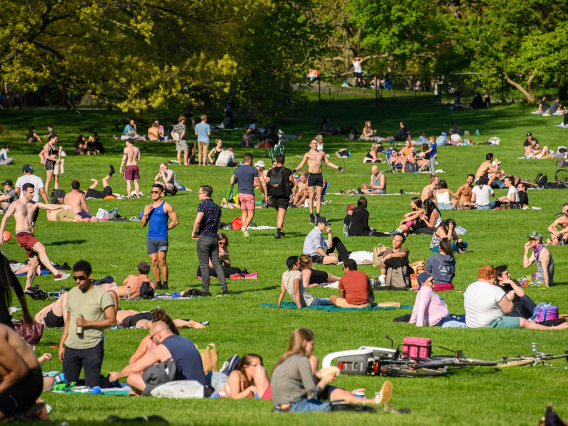
#> input picture SelfPractice&Tutorial/Resources/Image/park.jfif, 1136 x 852 px, found by its file name (shown at 1/2 size)
$ python 11_Masking.py
#> lines starting #> are read from the running program, lines starting #| are printed output that depends on the picture; after the words box and inside, x2 and y2 are one past the last pixel; in counts of white or black regions, pixels touching at a corner belong together
import cv2 as cv
import numpy as np

img = cv.imread("D:/Programming/Python_Projects/Computer_Vision/Resources/Image/park.jfif")
#> img is the input picture: shape (852, 1136, 3); mean B, G, R 52.2, 104.8, 99.8
cv.imshow('Park', img)

blank = np.zeros(img.shape[:2], dtype='uint8')
# cv.imshow('Blank Image', blank)

circle = cv.circle(blank.copy(), (img.shape[1]//2 + 45,img.shape[0]//2), 100, 255, -1)

rectangle = cv.rectangle(blank.copy(), (70,150), (370,370), 255,-1)

weird_shape = cv.bitwise_or(circle,rectangle)
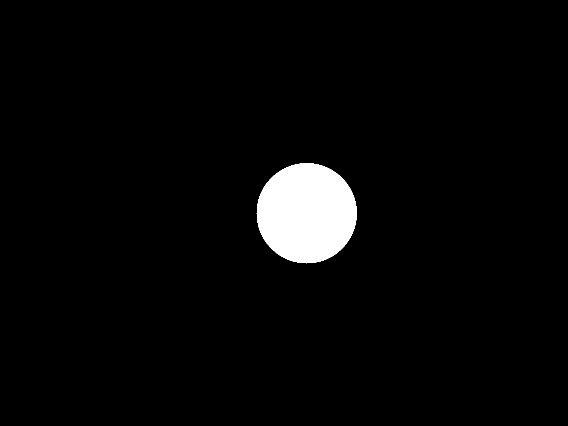
#> circle: shape (852, 1136) (shown at 1/2 size); 3.2% white; 1 white region, box (x1, y1, x2, y2) and area: (513, 326, 714, 527) 31417
# cv.imshow('Weird Shape', weird_shape)

masked = cv.bitwise_and(img,img,mask=weird_shape)
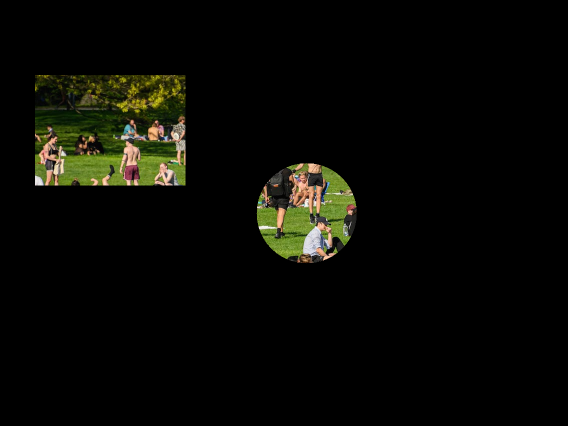
#> masked: shape (852, 1136, 3) (shown at 1/2 size); mean B, G, R 4.7, 9.5, 9.2
cv.imshow('Weird Shaped Masked Image', masked)

cv.waitKey(0)

$ run again, with SelfPractice&Tutorial/Resources/Image/8_people.jpg saved as SelfPractice&Tutorial/Resources/Image/park.jfif
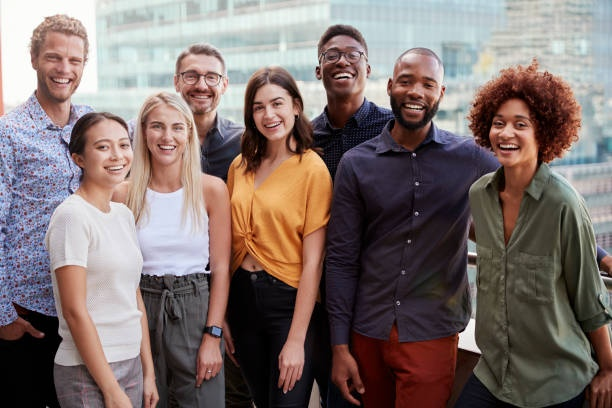
#> input picture SelfPractice&Tutorial/Resources/Image/8_people.jpg, 612 x 408 px, found by its file name
#> img is the input picture: shape (408, 612, 3); mean B, G, R 109.5, 112.6, 126.9
#> `weird_shape = cv.bitwise_or(circle,rectangle)`:
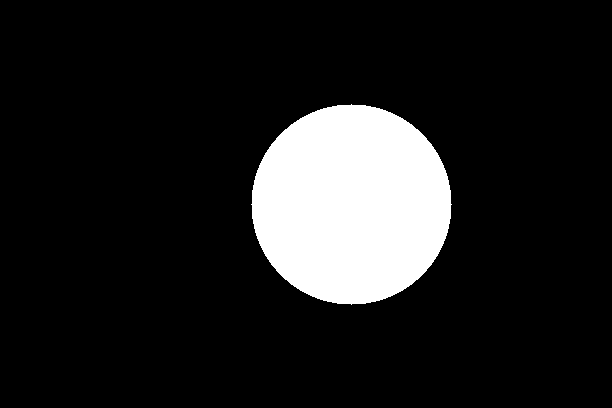
#> circle: shape (408, 612); 12.6% white; 1 white region, box (x1, y1, x2, y2) and area: (251, 104, 452, 305) 31417
#> `masked = cv.bitwise_and(img,img,mask=weird_shape)`:
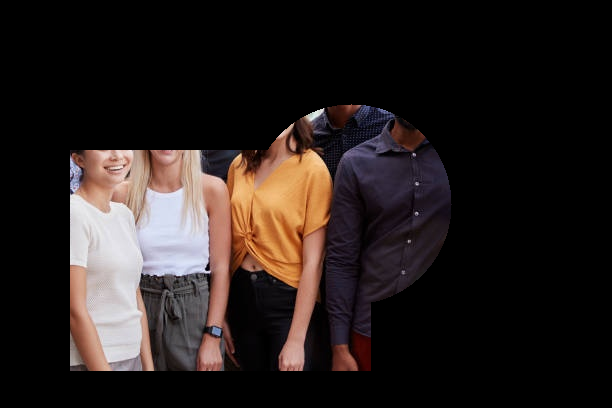
#> masked: shape (408, 612, 3); mean B, G, R 29.1, 31.1, 38.9

$ run again, with SelfPractice&Tutorial/Resources/Image/colorful_view.jpg saved as SelfPractice&Tutorial/Resources/Image/park.jfif
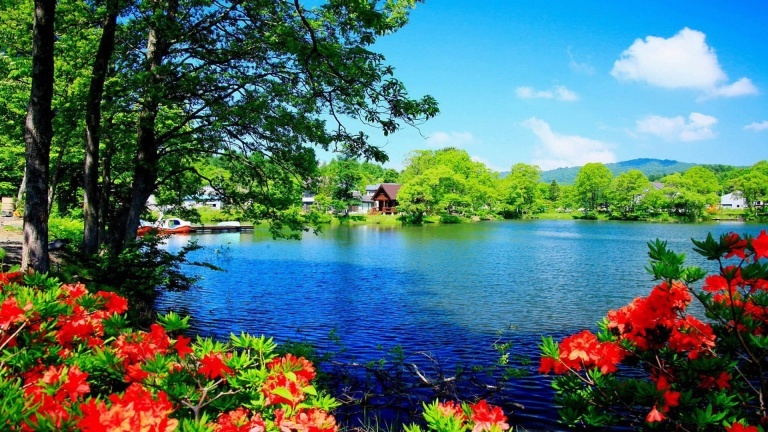
#> input picture SelfPractice&Tutorial/Resources/Image/colorful_view.jpg, 768 x 432 px, found by its file name
#> img is the input picture: shape (432, 768, 3); mean B, G, R 107.7, 111.7, 77.7
#> `weird_shape = cv.bitwise_or(circle,rectangle)`:
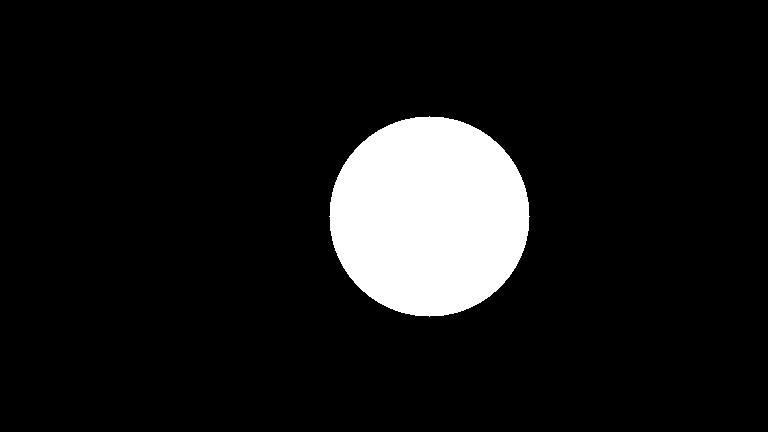
#> circle: shape (432, 768); 9.5% white; 1 white region, box (x1, y1, x2, y2) and area: (329, 116, 530, 317) 31417
#> `masked = cv.bitwise_and(img,img,mask=weird_shape)`:
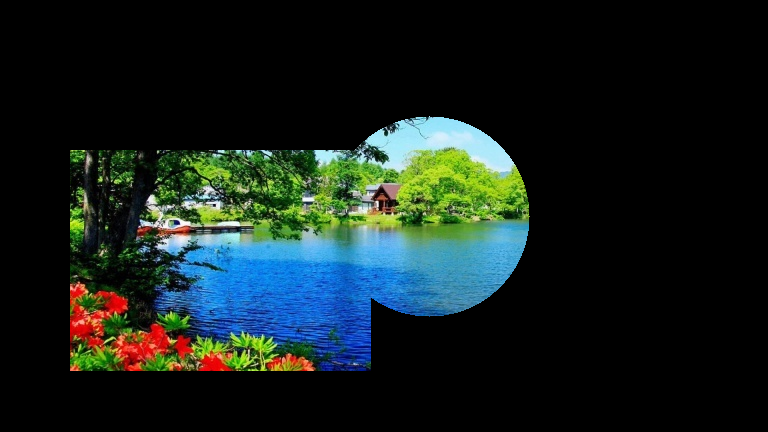
#> masked: shape (432, 768, 3); mean B, G, R 29.9, 32.5, 21
